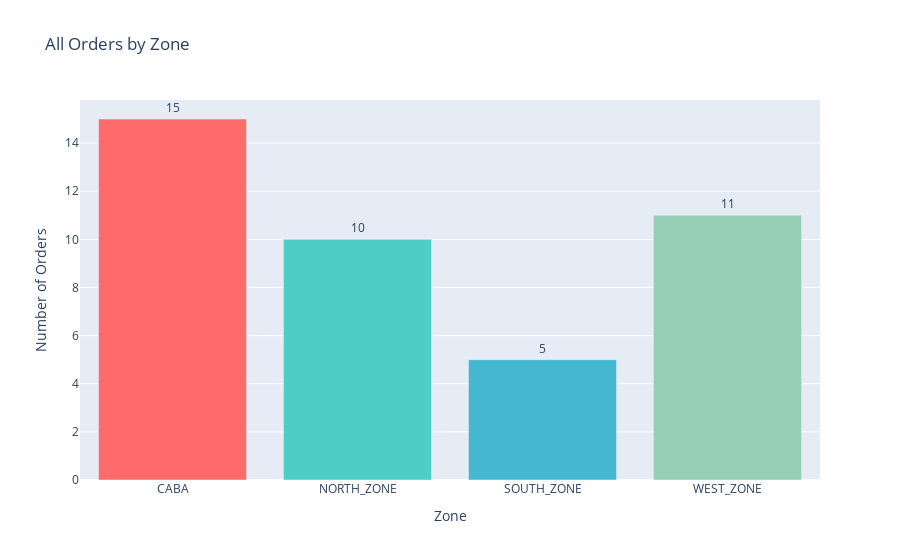

Write notebook code for a chart like this one.
### Code cell
# Chart 2: Orders by Zone
if len(all_orders_df) > 0:
    # Load zone colors
    with open(project_root / "data" / "geo" / "zones.json", "r") as f:
        zones_colors = json.load(f)
    zone_color_map = {zone_id: info["color"] for zone_id, info in zones_colors.items()}
    
    orders_by_zone = all_orders_df.groupby("delivery_zone_id").size().reset_index(name="count")
    
    fig = px.bar(
        orders_by_zone,
        x="delivery_zone_id",
        y="count",
        color="delivery_zone_id",
        color_discrete_map=zone_color_map,
        title="All Orders by Zone",
        labels={"delivery_zone_id": "Zone", "count": "Number of Orders"},
        text="count"
    )
    fig.update_traces(textposition="outside")
    fig.update_layout(showlegend=False)
    fig.show()

### Figure 1 — Plotly figure (JSON) as saved in the notebook; plotly's stock layout.template omitted (floating-point values rounded to 4 significant figures)
{"data": [{"hovertemplate": "Zone=%{x}<br>Number of Orders=%{text}<extra></extra>", "legendgroup": "CABA", "marker": {"color": "#FF6B6B", "pattern": {"shape": ""}}, "name": "CABA", "orientation": "v", "showlegend": true, "text": [15.0], "textposition": "outside", "type": "bar", "x": ["CABA"], "xaxis": "x", "y": [15], "yaxis": "y"}, {"hovertemplate": "Zone=%{x}<br>Number of Orders=%{text}<extra></extra>", "legendgroup": "NORTH_ZONE", "marker": {"color": "#4ECDC4", "pattern": {"shape": ""}}, "name": "NORTH_ZONE", "orientation": "v", "showlegend": true, "text": [10.0], "textposition": "outside", "type": "bar", "x": ["NORTH_ZONE"], "xaxis": "x", "y": [10], "yaxis": "y"}, {"hovertemplate": "Zone=%{x}<br>Number of Orders=%{text}<extra></extra>", "legendgroup": "SOUTH_ZONE", "marker": {"color": "#45B7D1", "pattern": {"shape": ""}}, "name": "SOUTH_ZONE", "orientation": "v", "showlegend": true, "text": [5.0], "textposition": "outside", "type": "bar", "x": ["SOUTH_ZONE"], "xaxis": "x", "y": [5], "yaxis": "y"}, {"hovertemplate": "Zone=%{x}<br>Number of Orders=%{text}<extra></extra>", "legendgroup": "WEST_ZONE", "marker": {"color": "#96CEB4", "pattern": {"shape": ""}}, "name": "WEST_ZONE", "orientation": "v", "showlegend": true, "text": [11.0], "textposition": "outside", "type": "bar", "x": ["WEST_ZONE"], "xaxis": "x", "y": [11], "yaxis": "y"}], "layout": {"barmode": "relative", "legend": {"title": {"text": "Zone"}, "tracegroupgap": 0}, "showlegend": false, "title": {"text": "All Orders by Zone"}, "xaxis": {"anchor": "y", "categoryarray": ["CABA", "NORTH_ZONE", "SOUTH_ZONE", "WEST_ZONE"], "categoryorder": "array", "domain": [0, 1], "title": {"text": "Zone"}}, "yaxis": {"anchor": "x", "domain": [0, 1], "title": {"text": "Number of Orders"}}}}
